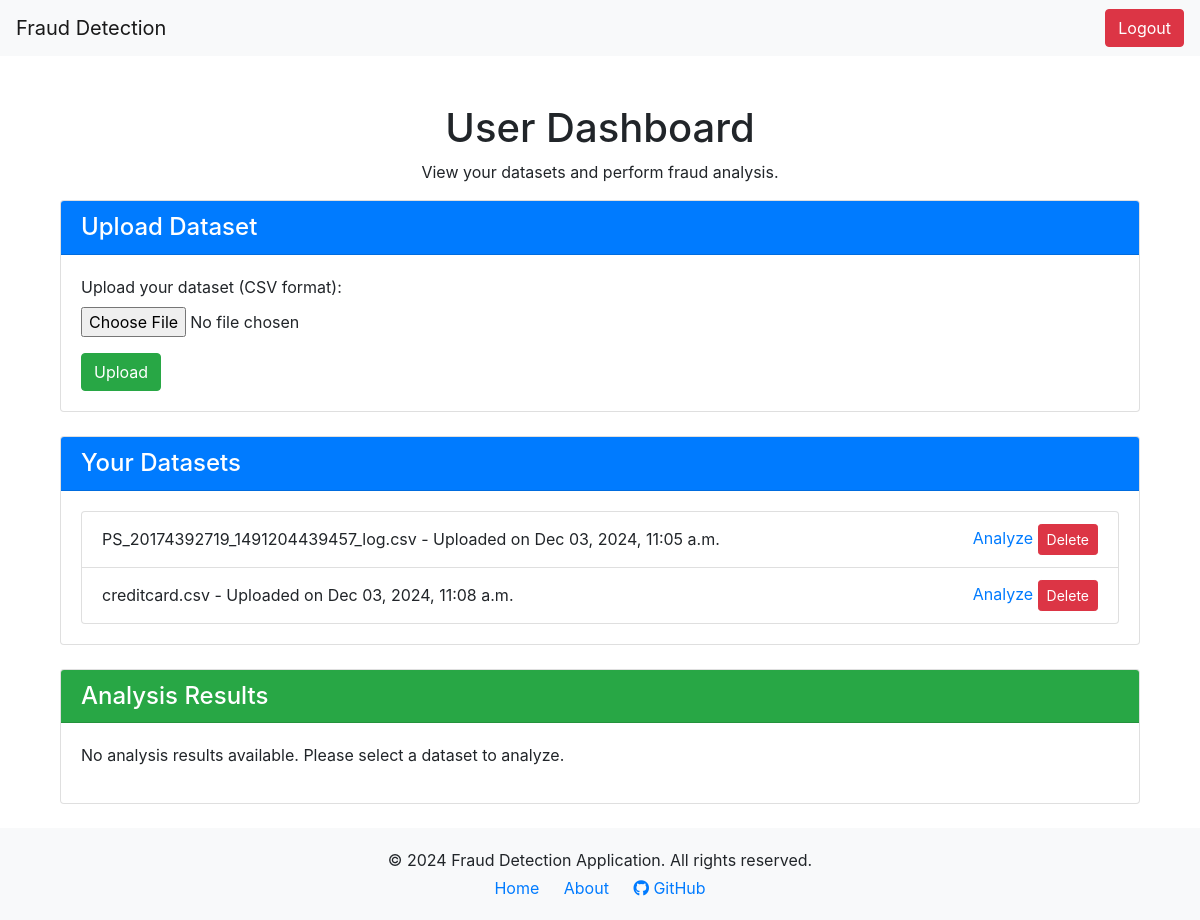
Page /user_dashboard/ (signed in) on the committed database.
### detection/models.py (models this page shows, shortened)
class Dataset(models.Model):
    name = models.CharField(max_length=255)
    file = models.FileField(upload_to='datasets/')
    uploaded_at = models.DateTimeField(auto_now_add=True)
    uploaded_by = models.ForeignKey(User, on_delete=models.CASCADE)

### detection/views.py (the view, shortened to what this page needs)
# urls.py: path('user_dashboard/', views.user_dashboard_view, name='user_dashboard'),  # User dashboard
@login_required
def user_dashboard_view(request):
    datasets = Dataset.objects.filter(uploaded_by=request.user)  # Fetch user-specific datasets
    analysis_results = None
    scatter_url = None
    return render(request, 'user_dashboard.html', {
        'datasets': datasets,
        'analysis_results': analysis_results,
        'scatter_url': scatter_url,
    })

### detection/templates/user_dashboard.html (shortened to what this page needs)
{% extends 'base.html' %}
{% block content %}
<div class="container mt-4">
    <h1 class="text-center">User Dashboard</h1>
    <p class="text-center">View your datasets and perform fraud analysis.</p>
    <div class="card mb-4">
        <div class="card-header bg-primary text-white">
            <h4 class="mb-0">Upload Dataset</h4>
        </div>
        <div class="card-body">
            <form method="post" enctype="multipart/form-data">
                <div class="form-group">
                    <label for="file">Upload your dataset (CSV format):</label>
                    <input type="file" name="file" class="form-control-file" required>
                </div>
                <button type="submit" class="btn btn-success">Upload</button>
            </form>
        </div>
    </div>
<div class="card mb-4">
    <div class="card-header bg-primary text-white">
        <h4 class="mb-0">Your Datasets</h4>
    </div>
    <div class="card-body">
        {% if datasets %}
            <ul class="list-group">
                {% for dataset in datasets %}
                    <li class="list-group-item d-flex justify-content-between align-items-center">
                        {{ dataset.name }} - Uploaded on {{ dataset.uploaded_at|date:"M d, Y, h:i a" }}
                        <div>
                            <a href="{% url 'fraud_detection' dataset_id=dataset.id %}">Analyze</a>
                            <form method="post" action="{% url 'delete_dataset' dataset.id %}" class="d-inline">
                                <button type="submit" class="btn btn-danger btn-sm">Delete</button>
                            </form>
                        </div>
                    </li>
                {% endfor %}
            </ul>
        {% else %}
            <p>No datasets available. Please upload a dataset to analyze.</p>
        {% endif %}
    </div>
</div>
    <div class="card mb-4">
        <div class="card-header bg-success text-white">
            <h4 class="mb-0">Analysis Results</h4>
        </div>
        <div class="card-body">
            {% if analysis_results %}
                <table class="table table-bordered">
                    <thead>
                        <tr>
                            <th>Metric</th>
                            <th>Value</th>
                        </tr>
                    </thead>
                    <tbody>
                        <tr><td>Data Shape</td><td>{{ analysis_results.data_shape }}</td></tr>
                        <tr><td>Null Values</td><td>{{ analysis_results.null_values }}</td></tr>
                        <tr><td>Unique Target Values</td><td>{{ analysis_results.unique_target_values }}</td></tr>
                        <tr><td>Percentage Non-Fraudulent</td><td>{{ analysis_results.percentage_non_fraudulent }}</td></tr>
                        <tr><td>Percentage Fraudulent</td><td>{{ analysis_results.percentage_fraudulent }}</td></tr>
                        <tr><td>Total Fraudulent Transactions</td><td>{{ analysis_results.total_fraud_transactions }}</td></tr>
                        <tr><td>Total Normal Transactions</td><td>{{ analysis_results.total_normal_transactions }}</td></tr>
                    </tbody>
                </table>
                <h4>Scatter Plot</h4>
                <img class="img-fluid" alt="Scatter Plot">
            {% else %}
                <p>No analysis results available. Please select a dataset to analyze.</p>
            {% endif %}
        </div>
    </div>
</div>
{% endblock %}

### detection/templates/base.html (style rules this page uses)
body { display: flex; flex-direction: column; min-height: 100vh; }

### rows in the picture
Dataset: name "PS_20174392719_1491204439457_log.csv", uploaded_at "Dec 03, 2024, 11:05 a.m."
Dataset: name "creditcard.csv", uploaded_at "Dec 03, 2024, 11:08 a.m."
